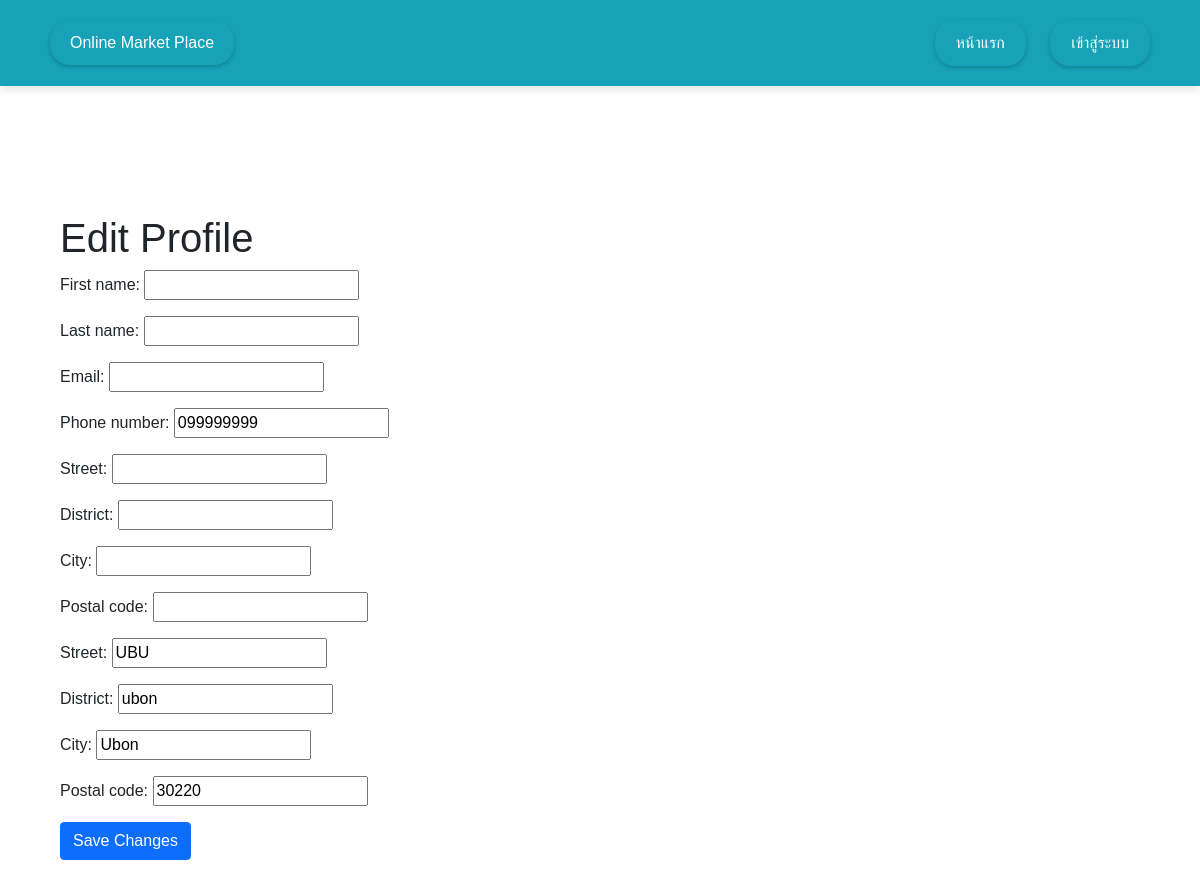
The app's page /authenticate/authenticate/edit_profile/1/ with its own data.
### authenticate/models.py (models this page shows, shortened)
class Account(models.Model):
    CUSTOMER = 'customer'
    EMPLOYEE = 'employee'
    ADMIN = 'admin'
    ROLE_CHOICE = [
        (CUSTOMER, 'Customer'),
        (EMPLOYEE, 'Employee'),
        (ADMIN, 'Admin'),
    ]
    user = models.OneToOneField(User,on_delete=models.CASCADE)
    phone_number = models.CharField(max_length=20)
    role = models.CharField(max_length=50, choices=ROLE_CHOICE, default=CUSTOMER)
    created_at = models.DateTimeField(auto_now_add=True)
    updated_at = models.DateTimeField(auto_now_add=True)

class Address(models.Model):
    street = models.CharField(max_length=255)
    district = models.CharField(max_length=255)
    city = models.CharField(max_length=255)
    postal_code = models.CharField(max_length=20)
    account = models.ForeignKey('Account',related_name='address', on_delete=models.CASCADE, null=True)

### authenticate/views.py (the view)
# urls.py: path('authenticate/edit_profile/<int:pk>/', views.edit_profile, name='edit_profile'),
def edit_profile(request, pk):
    account = Account.objects.get(pk=pk)
    address_instance = account.address.first()  # Get the first address instance associated with the account
    if request.method == 'POST':
        account_form = ProfileForm(request.POST, instance=account)
        address_form = AddressForm(request.POST, instance=address_instance)
        if account_form.is_valid() and address_form.is_valid():
            account_form.save()
            address_form.save()
            return redirect('home')
    else:
        account_form = ProfileForm(instance=account)
        address_form = AddressForm(instance=address_instance)
    return render(request, 'authenticate/edit_profile.html', {'account_form': account_form, 'address_form': address_form})

### authenticate/forms.py
class ProfileForm(forms.ModelForm):
    class Meta:
        model = Profile
        fields = ['first_name', 'last_name', 'email', 'phone_number', 'street', 'district', 'city', 'postal_code']

class AddressForm(forms.ModelForm):
    class Meta:
        model = Address
        fields = ['street', 'district', 'city', 'postal_code']

### authenticate/templates/authenticate/edit_profile.html (shortened to what this page needs)
{% extends "app_general/base.html" %}
{% block content %}
<div class="container mt-5">
    <h1>Edit Profile</h1>
    <form method="POST">
        {{ account_form.as_p }}
        {{ address_form.as_p }}
        <button type="submit" class="btn btn-primary">Save Changes</button>
    </form>
</div>
{% endblock %}

### records on screen
Account: phone_number "099999999"
Address: street "UBU", district "ubon", city "Ubon", postal_code "30220"
